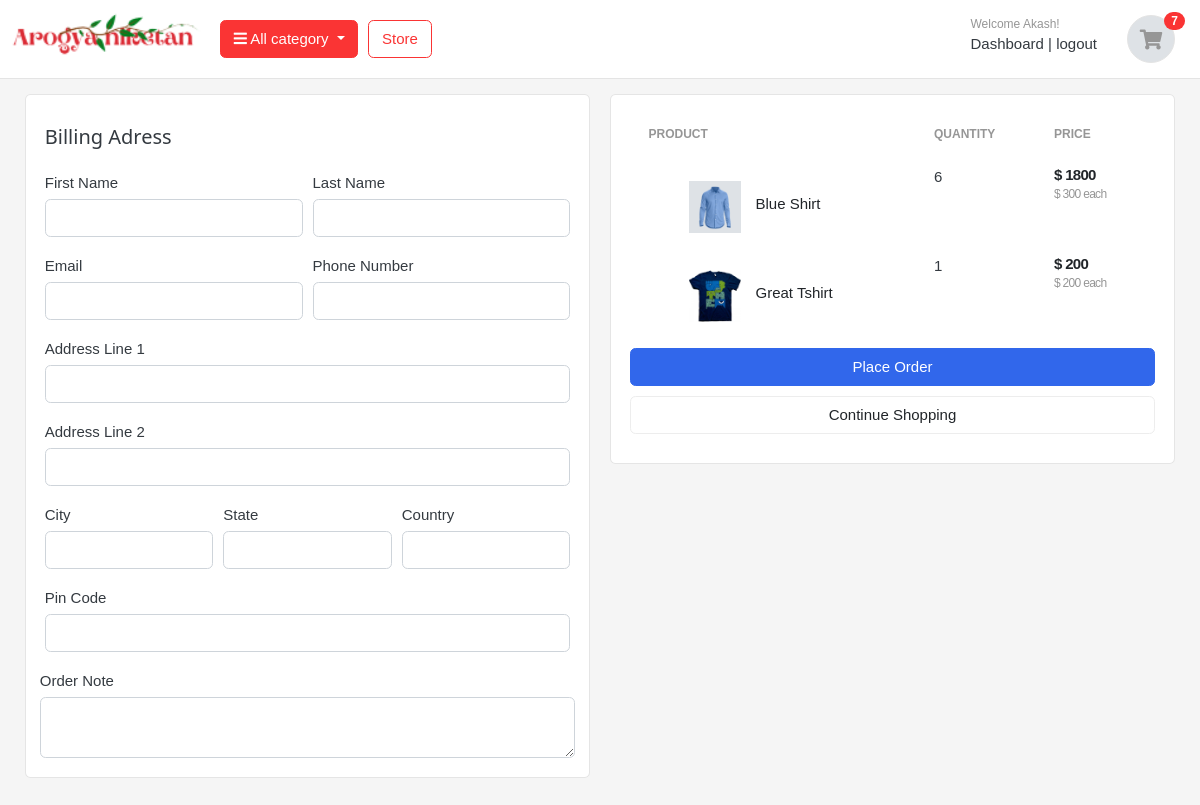
Page /cart/checkout/ (signed in) on the earlier database version.
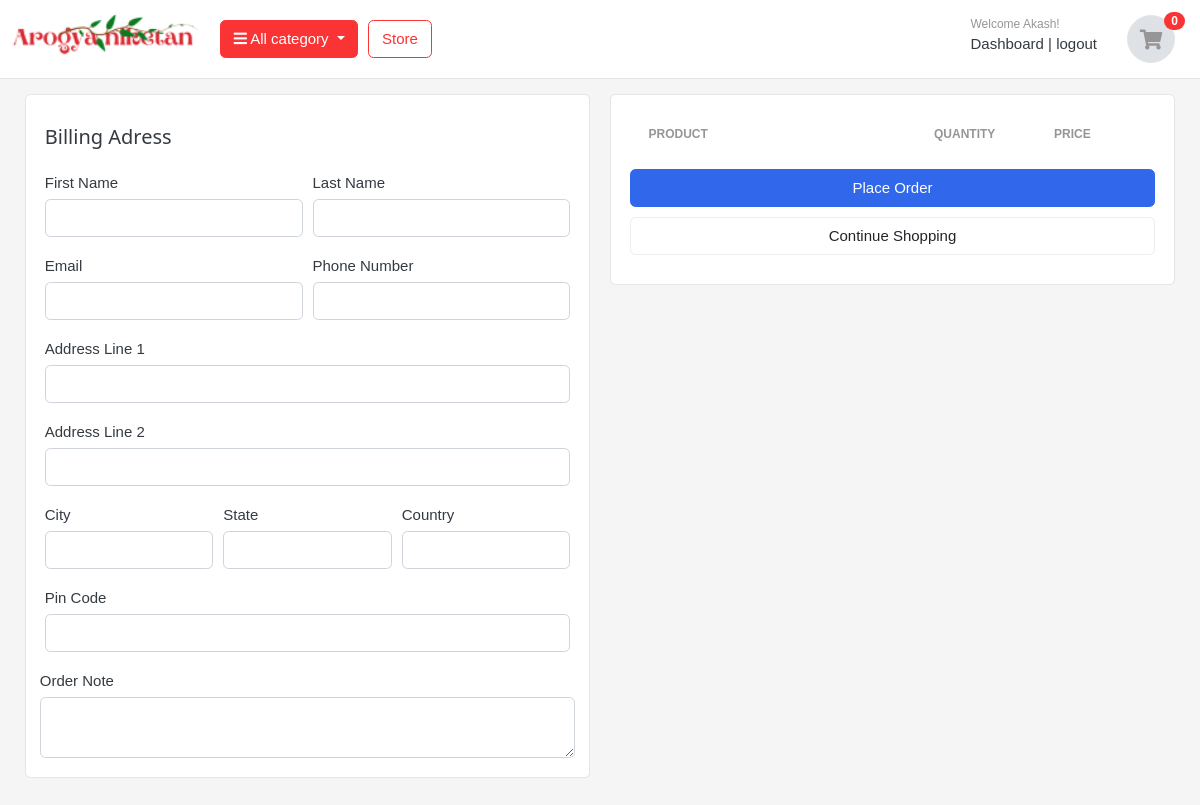
Same page on the later database version.
### carts/models.py (models this page shows)
class CartItem(models.Model):
    user       = models.ForeignKey(Account, on_delete=models.CASCADE, null=True)
    product    = models.ForeignKey(Product, on_delete=models.CASCADE)
    cart       = models.ForeignKey(Cart, on_delete=models.CASCADE, null=True)
    quantity   = models.IntegerField()
    is_active  = models.BooleanField(default=True)
    def sub_total(self):
        return self.product.price * self.quantity

### store/models.py (models this page shows, shortened)
class Product(models.Model):
    product_name     =  models.CharField(max_length=200,unique=True)
    slug             =  models.SlugField(max_length=200,unique=True)
    description      =  models.TextField(max_length=500,blank=True)
    price            =  models.IntegerField()
    images           =  models.ImageField(upload_to='photos/products')
    stock            =  models.IntegerField()
    is_available     =  models.BooleanField(default=True)
    category         =  models.ForeignKey(Category,on_delete=models.CASCADE)
    created_date     =  models.DateTimeField(auto_now_add=True)
    modified_date    =  models.DateTimeField(auto_now=True)
    is_new_arrival     =  models.BooleanField(default=False)
    is_recomended     =  models.BooleanField(default=False)
    def get_url(self):
        return reverse('product_detail', args=[self.category.slug, self.slug])

### carts/views.py (the view)
# urls.py: path('checkout/',views.checkout, name='checkout')
@login_required(login_url='login')
def checkout(request,total=0, quantity=0, cart_items=None):
    try:
        tax=0
        grand_total = 0
        if request.user.is_authenticated:
            cart_items = CartItem.objects.filter(user=request.user, is_active=True)
        else:
            cart = Cart.objects.get(cart_id=__cart_id(request))
            cart_items = CartItem.objects.filter(cart=cart, is_active=True)
        for cart_item in cart_items:
            total += cart_item.product.price * cart_item.quantity
            quantity += cart_item.quantity
        tax = (2 * total) / 100
        grand_total = total + tax
    except ObjectDoesNotExist:
        pass  # Just Ignore
    context = {
        "total": total,
        "quantity": quantity,
        "cart_items": cart_items,
        "tax": tax,
        "grand_total": grand_total,
    }
    return render(request,'store/checkout.html',context)

### carts/context_processors.py (called while the page is built)
def counter(request):
    cart_count = 0
    if 'admin' in request.path:
        return {}
    else:
        try:
            cart = Cart.objects.filter(cart_id=__cart_id(request))
            if request.user.is_authenticated:
                cart_items = CartItem.objects.all().filter(user=request.user)
            else:
                cart_items = CartItem.objects.all().filter(cart=cart[:1])
            for cart_item in cart_items:
                cart_count += cart_item.quantity
        except Cart.DoesNotExist:
            cart_count = 0
    return dict(cart_count=cart_count)

### carts/views.py (called while the page is built)
def __cart_id(request):
    cart = request.session.session_key
    if not cart:
        cart = request.session.create()
    return cart

### category/context_processors.py (called while the page is built)
def menu_links(request):
    links = Category.objects.all()
    return dict(links=links)

### category/models.py (called while the page is built)
    def get_url(self):
        return reverse('products_by_category', args=[self.slug])

### templates/store/checkout.html (shortened to what the changed rows need)
{% extends 'base.html' %}
{% load static %}
{% block content %}
<section class="section-content padding-y bg">
    <div class="container">
    <div class="row" style="margin-top: -25px;">
        <aside class="col-lg-6">
            <div class="card">
            <div class="card-body">
                <table class="table table-borderless table-shopping-cart">
                    <thead class="text-muted">
                    <tr class="small text-uppercase">
                      <th scope="col">Product</th>
                      <th scope="col" width="120">Quantity</th>
                      <th scope="col" width="120">Price</th>
                    </tr>
                    </thead>
                    <tbody>
                    {% for cart_item in cart_items %}
                    <tr>
                        <td>
                            <figure class="itemside align-items-center">
                                <div class="aside"><img src="{{ cart_item.product.images.url }}" class="img-sm"></div>
                                <figcaption class="info">
                                    <a href="{{ cart_item.product.get_url }}" class="title text-dark">{{ cart_item.product.product_name }}</a>
                                </figcaption>
                            </figure>
                        </td>
                        <td>
                                    <label for="">{{cart_item.quantity}}</label>
                        </td>
                        <td>
                            <div class="price-wrap">
                                <var class="price">$ {{ cart_item.sub_total }}</var>
                                <small class="text-muted"> $ {{ cart_item.product.price }} each </small>
                            </div>
                        </td>
                    </tr>
                    {% endfor %}
                    </tbody>
                    </table>
            </div>
            </div>
    </aside>
    </div>
    </div>
    </section>
{% endblock %}

### templates/includes/navbar.html (shortened to what this page needs)
{% load static %}
<section class="header-main border-bottom desktop-view">
	<div class="container">
<div class="row align-items-center">
	<div class="col-lg-2 col-md-3 col-6">
		<a href="{% url 'home' %}" class="brand-wrap">
			<img class="logo" src="{%static 'images/logo.png'%}" style="transform: scale(1.5);">
		</a>
	</div>
	<div class="col-lg col-sm col-md col-6 flex-grow-0">
		<div class="category-wrap dropdown d-inline-block float-right">
			<button type="button" class="btn btn-danger dropdown-toggle" data-toggle="dropdown">
				<i class="fa fa-bars"></i> All category
			</button>
		</div>
	</div>
	<a href="{% url 'store' %}" class="btn btn-outline-danger">Store</a>
	<div class="col-lg-3 col-sm-6 col-8 order-2 order-lg-3">
				<div class="d-flex justify-content-end mb-3 mb-lg-0">
					{% if user.id is not None %}
					<div class="widget-header">
						<small class="title text-muted">Welcome {{user.first_name}}!</small>
						<div>
							<a href="{% url 'dashboard' %}">Dashboard</a> <span class="dark-transp"> | </span>
							<a href="{% url 'logout' %}"> logout</a>
						</div>
					</div>
					{% endif %}
					<a href="{% url 'cart' %}" class="widget-header pl-3 ml-3">
						<div class="icon icon-sm rounded-circle border"><i class="fa fa-shopping-cart"></i></div>
						<span class="badge badge-pill badge-danger notify">{{ cart_count }}</span>
					</a>
				</div>
			</div>
</div>
	</div>
</section>

Differences in the rows shown:
removed CartItem: product.images (picture), product.product_name "Blue Shirt", quantity "6", sub_total "1800", product.price "300"
removed CartItem: product.images (picture), product.product_name "Great Tshirt", quantity "1", sub_total "200", product.price "200"
Other differences:
{{ cart_count }}: "7" → "0"
